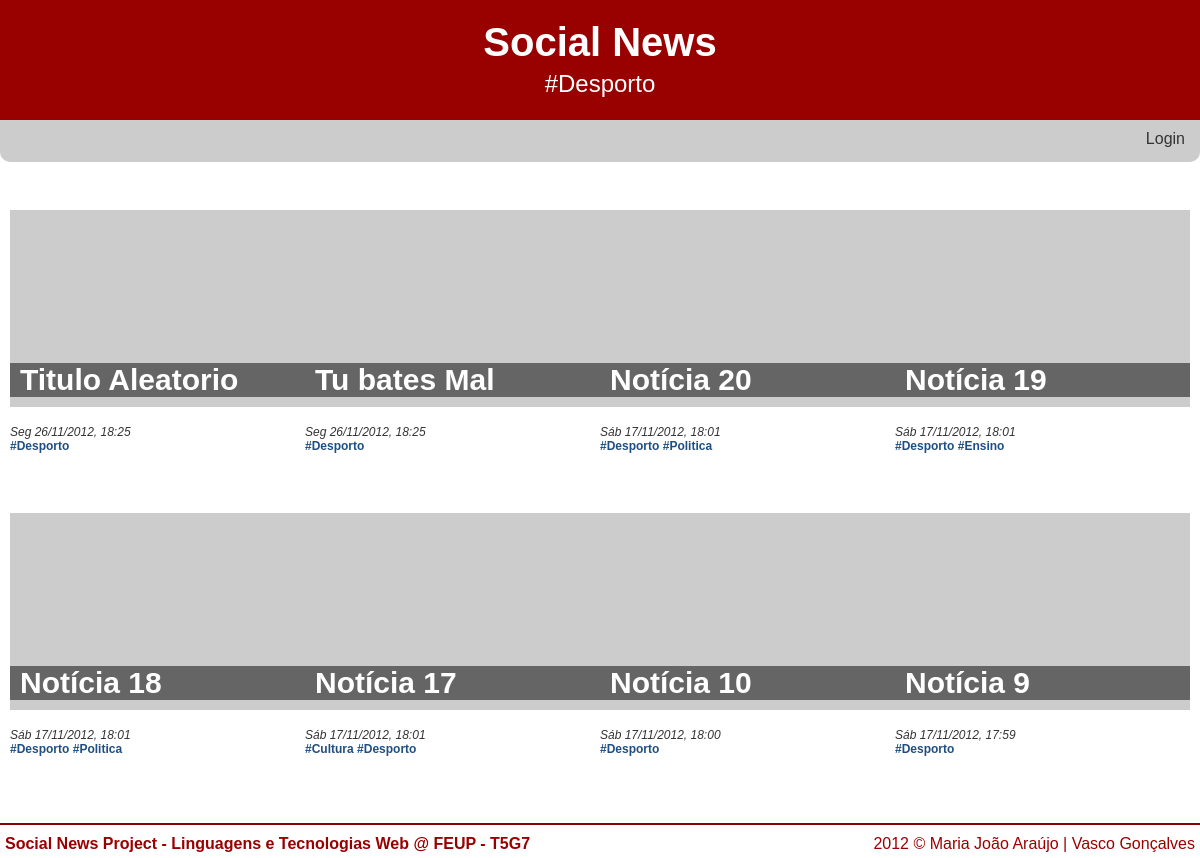
The app's page /?tag=Desporto with its own data.
### tables this page shows
CREATE TABLE 'NEWS' (id integer primary key autoincrement, title text,'date' INTEGER, text text, posted_by text, 'url' TEXT, 'imported_by' TEXT);

### db/news_query.php (called while the page is built, shortened)
<?php
	require_once 'db/db.php';
	if(isset($id) && !empty($id))
	{
		$stmt = $db->prepare('SELECT id, title, date, text, posted_by, imported_by, url, tagname FROM news LEFT JOIN tag ON news.id=tag.news_id where id=:id');
		$stmt->bindparam(':id', $id);
	}
	elseif(isset($tag) && !empty($tag))
	{
		$stmt = $db->prepare('SELECT id, title, date, posted_by, imported_by, tagname FROM news LEFT JOIN tag ON news.id=tag.news_id where news.id in (select news_id from tag where tagname=:tag) ORDER BY id DESC');
		$stmt->bindparam(':tag', $tag);
	}
	elseif(isset($fav) && !empty($fav))
	{
		$stmt = $db->prepare('SELECT id, title, date, posted_by, imported_by, tagname FROM news LEFT JOIN tag ON news.id=tag.news_id LEFT JOIN favorite ON news.id=favorite.news_id where favorite.user_id = :user_id ORDER BY id DESC');
		$stmt->bindparam(':user_id', $_SESSION['user_id']);
	}
	else
	{
		$stmt = $db->prepare('SELECT id, title, date, posted_by, imported_by, tagname FROM news LEFT JOIN tag ON news.id=tag.news_id where news.id in (select id from news order by id desc limit 12 offset :offset) ORDER BY id DESC');
		$stmt->bindparam(':offset', $offset);
	}
	if(!$stmt->execute())
	{
		$error=$db->errorInfo();
		echo "Erro: " . $error[2];
	}
	else
		$news = $stmt->fetchAll();
?>

### common/functions.php (the view, shortened to what this page needs)
<?php
	function loggedIn() {
		return isset($_SESSION['username']);
	}
	function displayDate($date)
	{
		switch(date('N',$date))
		{
			case 1:
				$dayofweek = 'Seg';
				break;
			case 6:
				$dayofweek = 'Sáb';
				break;
		}
        return $dayofweek." ".date('d/m/Y, H:i', $date);
	}
	function showAllNews($news)
	{
		foreach($news as $i=>$row) {
			if($row['id']==$news[$i-1]['id'])
				echo " <a href=\"./?tag=".$row['tagname']."\">#".$row['tagname']."</a>";
			else
			{
				$title = (strlen($row['title']) > 30) ? substr($row['title'],0,27).'...' : $row['title'];
				  echo "<div class=\"noticia_index\">
				  <h3><a href=\"./?id=".$row['id']."\">".stripslashes($title)."</a></h3>
				  <a href=\"./?id=".$row['id']."\"><img src=\"http://lorempixel.com/300/200/?dummy=".rand()."\" alt=\"300x200\"></a>
				  <div class=\"newsdetails\">
					<br />";
				echo displayDate($row['date']);
				if($row['tagname']!="")
				  echo "</div><div class=\"newstags\"><a href=\"./?tag=".stripslashes($row['tagname'])."\">#".stripslashes($row['tagname'])."</a>";
			}
			if($row['id']!=$news[$i+1]['id']) {
				echo   "</div>";
				echo "</div>";
			}
		}
	}
	function showHeader($subtitle)
	{
		echo "<div id=\"cabecalho\">";
		echo "<a href=\"./\"><h1>Social News</h1></a>";
		if(!empty($subtitle))
			echo "<h2>".$subtitle."</h2>";
		echo "</div>";
	}
	function showFooter()
	{
		echo "<div id=\"rodape\">
				<p>Social News Project - Linguagens e Tecnologias Web @ FEUP - T5G7</p>
				<div class=copyright>2012 © Maria João Araújo | Vasco Gonçalves</div>
			</div>";
	}
	function showLoginMenu()
	{
		echo "<ul class=\"login\">";
		if(loggedIn())
			echo "<li id=username userid=".$_SESSION['user_id'].">Bem-vindo <a href=ver_perfil_utilizador.php?id=".$_SESSION['user_id'].">".$_SESSION['username']."</a></li><li><a href=\"logout.php\">Logout</a></li>";
		else
			echo "<li><a href=\"login.php\">Login</a></li>";
		echo "</ul>";
	}
?>

### index.php (shortened to what this page needs)
<?php
	require_once 'common/functions.php';
	$id = (int)$_GET['id'];
	$tag = $_GET['tag'];
	$p = (int)$_GET['p'];
	$fav = (int)$_GET['fav'];
	$offset = $p*12;
	require_once 'db/news_query.php';
?>
<!DOCTYPE html>
<html>
	<head>
		<link rel="stylesheet" href="common/style.css">
	</head>
	<body>
<?php
	if(!empty($tag))
		showHeader('#'.$tag);
	elseif(!empty($fav))
		showHeader('Favoritos');
	else
		showHeader('');
?>
		<div id="menu">
			<ul>
<?php
	if(loggedIn())
	{
		echo "<a href=\"./\"><img src=\"common/home.png\"></a><li><a href=\"./?fav=1\">Meus favoritos</a></li>";
		if((editor() || admin()))
		{
			echo "<li><a href=\"nova_noticia.php\">Inserir notícia</a></li>";
		}
		if(admin())
		{
			echo "<li><a href=\"procurar_utilizador.php\">Gerir utilizadores</a></li>".
			"<li><a href=\"gerir_servidor.php\">Gerir servidores</a></li>".
			"<li><a href=\"obter_noticias.php\">Obter notícias</a></li>";
		}
	}
	else
	{
		echo "<li></li>";
	}
	echo "</ul>";
	showLoginMenu();
	echo "</div>";
?>
		<div id="conteudo">
<?php
	if(count($news)==0)
		echo "<h5>Nenhuma notícia encontrada.</h5>";
	else {
		if(!empty($id))
			showNewsId($news,$db);
		else{
			showAllNews($news);
		}
	}
	echo "</div>";
	showFooter();
?>
	</body>
</html>

### common/style.css (style rules this page uses)
html { overflow-y: scroll; }
body { font-family: Century Gothic, sans-serif; margin: 0px auto; padding: 0; color: #333333; border-color: #3b8eb5; background-color: white; min-width: 1200px; }
div#cabecalho { text-align:center; padding: 15px 0px; background-color: #990000; color: white; width: 100%; height: 90px; }
div#cabecalho h1 { margin-top: 5px; margin-bottom: 5px; font-size: 40px; }
div#cabecalho h2 { margin: 0; color: white; font-weight: normal; }
div#cabecalho a { color: white; text-decoration: none; }
div#menu { position: relative; background-color: #ccc; padding: 10px; margin: 0 auto; margin-bottom: 25px; height: 22px; width: 1180px; border-bottom-left-radius: 10px; border-bottom-right-radius: 10px; }
div#menu ul { padding-left: 0; margin: 0; display: inline; }
div#menu li { display: inline; border-right: solid; border-width: 2px; border-color: white; padding: 0px 5px; }
div#menu li:last-child { border-right: none; }
div#menu ul.login { float: right; }
a { color: #333333; text-decoration:none; }
div#conteudo { margin: 10px auto; padding: 10px 10px; background-color: white; height: 100%; width: 1180px; }
div#conteudo h3 { margin: 0; margin-bottom: 10px; font-size: 30px; }
div.noticia_index { position: relative; margin-top: 13px; display: inline-table; width: 25%; height: 290px; background-color: white; }
div.noticia_index img { width: 100%; }
div.noticia_index>h3 { display: inline-block; position: absolute; width: 285px; left: 0; bottom: 93px; padding: 0 5px; word-wrap: break-word; background-color: rgba(0, 0, 0, 0.5); }
div.noticia_index>h3>a { color: white; margin-left: 5px; }
div.newsdetails { clear: both; font-size: 12px; font-style: italic; }
div.newstags { font-size: 12px; font-weight: bold; color: #1F4F82; }
div.newstags a { color: #1F4F82; }
div.noticia_index>div.newstags { white-space: nowrap; text-overflow: ellipsis; overflow: hidden; width: 285px; }
div#rodape { margin: 0 auto; padding: 5px 0; background-color: white; color: #990000; width: 1200px; clear: both; border-top: 2px solid #860004; }
div#rodape p { float:left; margin: 5px; font-weight: bold; }
div#rodape div.copyright { float: right; margin: 5px; }

### records on screen
news: title "Titulo Aleatorio", date "Seg 26/11/2012, 18:25", tagname "Desporto"
news: title "Tu bates Mal", date "Seg 26/11/2012, 18:25", tagname "Desporto"
news: title "Notícia 20", date "Sáb 17/11/2012, 18:01", tagname "Desporto", tagname "Politica"
news: title "Notícia 19", date "Sáb 17/11/2012, 18:01", tagname "Desporto", tagname "Ensino"
news: title "Notícia 18", date "Sáb 17/11/2012, 18:01", tagname "Desporto", tagname "Politica"
news: title "Notícia 17", date "Sáb 17/11/2012, 18:01", tagname "Cultura", tagname "Desporto"
news: title "Notícia 10", date "Sáb 17/11/2012, 18:00", tagname "Desporto"
news: title "Notícia 9", date "Sáb 17/11/2012, 17:59", tagname "Desporto"

### other values on screen
$subtitle "#Desporto"
